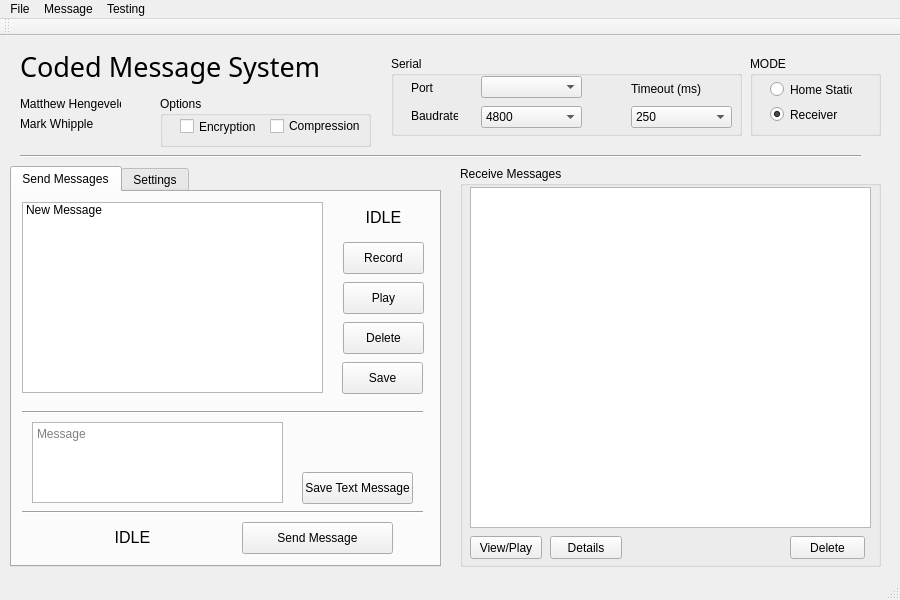
<?xml version="1.0" encoding="UTF-8"?>
<ui version="4.0">
 <class>MainWindow</class>
 <widget class="QMainWindow" name="MainWindow">
  <property name="geometry">
   <rect>
    <x>0</x>
    <y>0</y>
    <width>900</width>
    <height>600</height>
   </rect>
  </property>
  <property name="sizePolicy">
   <sizepolicy hsizetype="Fixed" vsizetype="Fixed">
    <horstretch>0</horstretch>
    <verstretch>0</verstretch>
   </sizepolicy>
  </property>
  <property name="windowTitle">
   <string>CMS</string>
  </property>
  <widget class="QWidget" name="centralWidget">
   <widget class="QGroupBox" name="recGroup">
    <property name="enabled">
     <bool>true</bool>
    </property>
    <property name="geometry">
     <rect>
      <x>460</x>
      <y>130</y>
      <width>421</width>
      <height>401</height>
     </rect>
    </property>
    <property name="title">
     <string>Receive Messages</string>
    </property>
    <widget class="QPushButton" name="bttnRecDel">
     <property name="geometry">
      <rect>
       <x>330</x>
       <y>370</y>
       <width>75</width>
       <height>23</height>
      </rect>
     </property>
     <property name="text">
      <string>Delete</string>
     </property>
    </widget>
    <widget class="QPushButton" name="bttnRecDetails">
     <property name="geometry">
      <rect>
       <x>90</x>
       <y>370</y>
       <width>72</width>
       <height>23</height>
      </rect>
     </property>
     <property name="text">
      <string>Details</string>
     </property>
    </widget>
    <widget class="QPushButton" name="bttnRecView">
     <property name="geometry">
      <rect>
       <x>10</x>
       <y>370</y>
       <width>72</width>
       <height>23</height>
      </rect>
     </property>
     <property name="text">
      <string>View/Play</string>
     </property>
    </widget>
    <widget class="QColumnView" name="recMsgList">
     <property name="geometry">
      <rect>
       <x>10</x>
       <y>21</y>
       <width>401</width>
       <height>341</height>
      </rect>
     </property>
    </widget>
   </widget>
   <widget class="Line" name="line_2">
    <property name="geometry">
     <rect>
      <x>20</x>
      <y>110</y>
      <width>841</width>
      <height>20</height>
     </rect>
    </property>
    <property name="orientation">
     <enum>Qt::Horizontal</enum>
    </property>
   </widget>
   <widget class="QLabel" name="label">
    <property name="geometry">
     <rect>
      <x>20</x>
      <y>10</y>
      <width>431</width>
      <height>41</height>
     </rect>
    </property>
    <property name="font">
     <font>
      <family>Arial Black</family>
      <pointsize>20</pointsize>
     </font>
    </property>
    <property name="text">
     <string>Coded Message System</string>
    </property>
    <property name="textFormat">
     <enum>Qt::RichText</enum>
    </property>
   </widget>
   <widget class="QLabel" name="label_2">
    <property name="geometry">
     <rect>
      <x>20</x>
      <y>60</y>
      <width>101</width>
      <height>16</height>
     </rect>
    </property>
    <property name="text">
     <string>Matthew Hengeveld</string>
    </property>
   </widget>
   <widget class="QLabel" name="label_3">
    <property name="geometry">
     <rect>
      <x>20</x>
      <y>80</y>
      <width>101</width>
      <height>16</height>
     </rect>
    </property>
    <property name="text">
     <string>Mark Whipple</string>
    </property>
   </widget>
   <widget class="QGroupBox" name="modeGroup">
    <property name="geometry">
     <rect>
      <x>750</x>
      <y>20</y>
      <width>131</width>
      <height>80</height>
     </rect>
    </property>
    <property name="title">
     <string>MODE</string>
    </property>
    <widget class="QRadioButton" name="radioHome">
     <property name="geometry">
      <rect>
       <x>20</x>
       <y>25</y>
       <width>82</width>
       <height>17</height>
      </rect>
     </property>
     <property name="text">
      <string>Home Station</string>
     </property>
    </widget>
    <widget class="QRadioButton" name="radioRec">
     <property name="geometry">
      <rect>
       <x>20</x>
       <y>50</y>
       <width>82</width>
       <height>17</height>
      </rect>
     </property>
     <property name="text">
      <string>Receiver</string>
     </property>
     <property name="checked">
      <bool>true</bool>
     </property>
    </widget>
   </widget>
   <widget class="QTabWidget" name="sendTabWidget">
    <property name="geometry">
     <rect>
      <x>10</x>
      <y>130</y>
      <width>431</width>
      <height>401</height>
     </rect>
    </property>
    <property name="currentIndex">
     <number>0</number>
    </property>
    <widget class="QWidget" name="sendTab">
     <attribute name="title">
      <string>Send Messages</string>
     </attribute>
     <widget class="QPushButton" name="bttnSaveText">
      <property name="geometry">
       <rect>
        <x>290</x>
        <y>280</y>
        <width>111</width>
        <height>32</height>
       </rect>
      </property>
      <property name="text">
       <string>Save Text Message</string>
      </property>
     </widget>
     <widget class="QTextEdit" name="textMsg">
      <property name="geometry">
       <rect>
        <x>20</x>
        <y>230</y>
        <width>251</width>
        <height>81</height>
       </rect>
      </property>
      <property name="frameShape">
       <enum>QFrame::StyledPanel</enum>
      </property>
      <property name="acceptRichText">
       <bool>false</bool>
      </property>
      <property name="placeholderText">
       <string>Message</string>
      </property>
     </widget>
     <widget class="QListWidget" name="sendRecList">
      <property name="geometry">
       <rect>
        <x>10</x>
        <y>10</y>
        <width>301</width>
        <height>191</height>
       </rect>
      </property>
      <item>
       <property name="text">
        <string>New Message</string>
       </property>
      </item>
     </widget>
     <widget class="QPushButton" name="bttnSendMsg">
      <property name="geometry">
       <rect>
        <x>230</x>
        <y>330</y>
        <width>151</width>
        <height>32</height>
       </rect>
      </property>
      <property name="text">
       <string>Send Message</string>
      </property>
     </widget>
     <widget class="QPushButton" name="bttnAudioDel">
      <property name="geometry">
       <rect>
        <x>331</x>
        <y>130</y>
        <width>81</width>
        <height>32</height>
       </rect>
      </property>
      <property name="text">
       <string>Delete</string>
      </property>
     </widget>
     <widget class="QPushButton" name="bttnAudioPlay">
      <property name="geometry">
       <rect>
        <x>331</x>
        <y>90</y>
        <width>81</width>
        <height>32</height>
       </rect>
      </property>
      <property name="text">
       <string>Play</string>
      </property>
     </widget>
     <widget class="QPushButton" name="bttnAudioRec">
      <property name="geometry">
       <rect>
        <x>331</x>
        <y>50</y>
        <width>81</width>
        <height>32</height>
       </rect>
      </property>
      <property name="text">
       <string>Record</string>
      </property>
     </widget>
     <widget class="QLabel" name="recSign">
      <property name="geometry">
       <rect>
        <x>321</x>
        <y>10</y>
        <width>101</width>
        <height>31</height>
       </rect>
      </property>
      <property name="font">
       <font>
        <pointsize>12</pointsize>
       </font>
      </property>
      <property name="text">
       <string>IDLE</string>
      </property>
      <property name="alignment">
       <set>Qt::AlignCenter</set>
      </property>
     </widget>
     <widget class="Line" name="line">
      <property name="geometry">
       <rect>
        <x>10</x>
        <y>310</y>
        <width>401</width>
        <height>20</height>
       </rect>
      </property>
      <property name="orientation">
       <enum>Qt::Horizontal</enum>
      </property>
     </widget>
     <widget class="Line" name="line_3">
      <property name="geometry">
       <rect>
        <x>10</x>
        <y>210</y>
        <width>401</width>
        <height>20</height>
       </rect>
      </property>
      <property name="orientation">
       <enum>Qt::Horizontal</enum>
      </property>
     </widget>
     <widget class="QLabel" name="sendSign">
      <property name="geometry">
       <rect>
        <x>40</x>
        <y>330</y>
        <width>161</width>
        <height>31</height>
       </rect>
      </property>
      <property name="font">
       <font>
        <pointsize>12</pointsize>
       </font>
      </property>
      <property name="text">
       <string>IDLE</string>
      </property>
      <property name="alignment">
       <set>Qt::AlignCenter</set>
      </property>
     </widget>
     <widget class="QPushButton" name="bttnSave">
      <property name="geometry">
       <rect>
        <x>330</x>
        <y>170</y>
        <width>81</width>
        <height>32</height>
       </rect>
      </property>
      <property name="text">
       <string>Save</string>
      </property>
     </widget>
    </widget>
    <widget class="QWidget" name="setTab">
     <attribute name="title">
      <string>Settings</string>
     </attribute>
     <widget class="QSlider" name="recLenSlider">
      <property name="geometry">
       <rect>
        <x>30</x>
        <y>70</y>
        <width>361</width>
        <height>31</height>
       </rect>
      </property>
      <property name="minimum">
       <number>1</number>
      </property>
      <property name="maximum">
       <number>10</number>
      </property>
      <property name="pageStep">
       <number>1</number>
      </property>
      <property name="orientation">
       <enum>Qt::Horizontal</enum>
      </property>
      <property name="tickPosition">
       <enum>QSlider::TicksBelow</enum>
      </property>
      <property name="tickInterval">
       <number>1</number>
      </property>
     </widget>
     <widget class="QComboBox" name="recBitrateBox">
      <property name="geometry">
       <rect>
        <x>170</x>
        <y>180</y>
        <width>221</width>
        <height>30</height>
       </rect>
      </property>
      <property name="font">
       <font>
        <pointsize>12</pointsize>
       </font>
      </property>
      <item>
       <property name="text">
        <string>8 bps</string>
       </property>
      </item>
      <item>
       <property name="text">
        <string>16 bps</string>
       </property>
      </item>
     </widget>
     <widget class="QComboBox" name="recSamRateBox">
      <property name="geometry">
       <rect>
        <x>170</x>
        <y>240</y>
        <width>221</width>
        <height>30</height>
       </rect>
      </property>
      <property name="font">
       <font>
        <pointsize>12</pointsize>
       </font>
      </property>
      <item>
       <property name="text">
        <string>8000 Hz</string>
       </property>
      </item>
      <item>
       <property name="text">
        <string>16000 Hz</string>
       </property>
      </item>
      <item>
       <property name="text">
        <string>32000 Hz</string>
       </property>
      </item>
     </widget>
     <widget class="QLabel" name="label_4">
      <property name="geometry">
       <rect>
        <x>30</x>
        <y>240</y>
        <width>111</width>
        <height>30</height>
       </rect>
      </property>
      <property name="font">
       <font>
        <pointsize>12</pointsize>
       </font>
      </property>
      <property name="text">
       <string>Sample Rate</string>
      </property>
     </widget>
     <widget class="QLabel" name="label_5">
      <property name="geometry">
       <rect>
        <x>30</x>
        <y>180</y>
        <width>71</width>
        <height>30</height>
       </rect>
      </property>
      <property name="font">
       <font>
        <pointsize>12</pointsize>
       </font>
      </property>
      <property name="text">
       <string>Bitrate</string>
      </property>
     </widget>
     <widget class="QLabel" name="label_6">
      <property name="geometry">
       <rect>
        <x>30</x>
        <y>30</y>
        <width>211</width>
        <height>28</height>
       </rect>
      </property>
      <property name="font">
       <font>
        <pointsize>12</pointsize>
       </font>
      </property>
      <property name="text">
       <string>Recording Length (seconds):</string>
      </property>
     </widget>
     <widget class="QLabel" name="label_7">
      <property name="geometry">
       <rect>
        <x>30</x>
        <y>110</y>
        <width>47</width>
        <height>21</height>
       </rect>
      </property>
      <property name="font">
       <font>
        <family>Arial</family>
        <pointsize>14</pointsize>
        <weight>75</weight>
        <bold>true</bold>
       </font>
      </property>
      <property name="text">
       <string>1</string>
      </property>
     </widget>
     <widget class="QLabel" name="label_8">
      <property name="geometry">
       <rect>
        <x>340</x>
        <y>110</y>
        <width>47</width>
        <height>21</height>
       </rect>
      </property>
      <property name="font">
       <font>
        <family>Arial</family>
        <pointsize>14</pointsize>
        <weight>75</weight>
        <bold>true</bold>
       </font>
      </property>
      <property name="text">
       <string>10</string>
      </property>
      <property name="alignment">
       <set>Qt::AlignRight|Qt::AlignTrailing|Qt::AlignVCenter</set>
      </property>
     </widget>
     <widget class="QLabel" name="recLenLabel">
      <property name="geometry">
       <rect>
        <x>250</x>
        <y>33</y>
        <width>47</width>
        <height>26</height>
       </rect>
      </property>
      <property name="font">
       <font>
        <family>Arial</family>
        <pointsize>14</pointsize>
        <weight>75</weight>
        <bold>true</bold>
       </font>
      </property>
      <property name="text">
       <string>1</string>
      </property>
     </widget>
    </widget>
   </widget>
   <widget class="QGroupBox" name="groupBox">
    <property name="geometry">
     <rect>
      <x>391</x>
      <y>20</y>
      <width>351</width>
      <height>80</height>
     </rect>
    </property>
    <property name="title">
     <string>Serial</string>
    </property>
    <widget class="QLabel" name="label_9">
     <property name="geometry">
      <rect>
       <x>20</x>
       <y>25</y>
       <width>47</width>
       <height>13</height>
      </rect>
     </property>
     <property name="text">
      <string>Port</string>
     </property>
    </widget>
    <widget class="QLabel" name="label_10">
     <property name="geometry">
      <rect>
       <x>20</x>
       <y>53</y>
       <width>47</width>
       <height>13</height>
      </rect>
     </property>
     <property name="text">
      <string>Baudrate</string>
     </property>
    </widget>
    <widget class="QComboBox" name="serialPortDropbox">
     <property name="geometry">
      <rect>
       <x>90</x>
       <y>20</y>
       <width>101</width>
       <height>22</height>
      </rect>
     </property>
    </widget>
    <widget class="QComboBox" name="baudrateDropbox">
     <property name="geometry">
      <rect>
       <x>90</x>
       <y>50</y>
       <width>101</width>
       <height>22</height>
      </rect>
     </property>
     <item>
      <property name="text">
       <string>4800</string>
      </property>
     </item>
     <item>
      <property name="text">
       <string>9600</string>
      </property>
     </item>
     <item>
      <property name="text">
       <string>19200</string>
      </property>
     </item>
     <item>
      <property name="text">
       <string>38400</string>
      </property>
     </item>
     <item>
      <property name="text">
       <string>57600</string>
      </property>
     </item>
     <item>
      <property name="text">
       <string>115200</string>
      </property>
     </item>
    </widget>
    <widget class="QComboBox" name="timeoutDropbox">
     <property name="geometry">
      <rect>
       <x>240</x>
       <y>50</y>
       <width>101</width>
       <height>22</height>
      </rect>
     </property>
     <item>
      <property name="text">
       <string>250</string>
      </property>
     </item>
     <item>
      <property name="text">
       <string>500</string>
      </property>
     </item>
     <item>
      <property name="text">
       <string>750</string>
      </property>
     </item>
     <item>
      <property name="text">
       <string>1000</string>
      </property>
     </item>
     <item>
      <property name="text">
       <string>1250</string>
      </property>
     </item>
     <item>
      <property name="text">
       <string>1500</string>
      </property>
     </item>
     <item>
      <property name="text">
       <string>1750</string>
      </property>
     </item>
     <item>
      <property name="text">
       <string>2000</string>
      </property>
     </item>
    </widget>
    <widget class="QLabel" name="label_11">
     <property name="geometry">
      <rect>
       <x>240</x>
       <y>25</y>
       <width>71</width>
       <height>16</height>
      </rect>
     </property>
     <property name="text">
      <string>Timeout (ms)</string>
     </property>
    </widget>
   </widget>
   <widget class="QGroupBox" name="groupBox_2">
    <property name="geometry">
     <rect>
      <x>160</x>
      <y>60</y>
      <width>211</width>
      <height>51</height>
     </rect>
    </property>
    <property name="title">
     <string>Options</string>
    </property>
    <widget class="QCheckBox" name="enEncrypt">
     <property name="geometry">
      <rect>
       <x>20</x>
       <y>20</y>
       <width>91</width>
       <height>21</height>
      </rect>
     </property>
     <property name="text">
      <string>Encryption</string>
     </property>
    </widget>
    <widget class="QCheckBox" name="enCompress">
     <property name="geometry">
      <rect>
       <x>110</x>
       <y>20</y>
       <width>91</width>
       <height>20</height>
      </rect>
     </property>
     <property name="text">
      <string>Compression</string>
     </property>
    </widget>
   </widget>
  </widget>
  <widget class="QMenuBar" name="menuBar">
   <property name="geometry">
    <rect>
     <x>0</x>
     <y>0</y>
     <width>900</width>
     <height>21</height>
    </rect>
   </property>
   <widget class="QMenu" name="menuCMS">
    <property name="title">
     <string>File</string>
    </property>
    <addaction name="actionHome_Station_Mode"/>
    <addaction name="actionReceiver_Mode"/>
    <addaction name="separator"/>
    <addaction name="actionExit"/>
   </widget>
   <widget class="QMenu" name="menuMessage">
    <property name="title">
     <string>Message</string>
    </property>
    <addaction name="actionSend_Audio_Message"/>
    <addaction name="separator"/>
    <addaction name="actionPlay_Audio"/>
    <addaction name="actionRecord_Audio"/>
    <addaction name="actionDelete_Audio"/>
    <addaction name="separator"/>
    <addaction name="actionSend_Text_Message"/>
    <addaction name="separator"/>
    <addaction name="actionView_Play_Message"/>
    <addaction name="actionMessage_Details"/>
    <addaction name="actionDelete_Message"/>
   </widget>
   <widget class="QMenu" name="menuTesting">
    <property name="title">
     <string>Testing</string>
    </property>
    <widget class="QMenu" name="menuTest_RS232">
     <property name="title">
      <string>Test RS232</string>
     </property>
     <addaction name="actionTest_1"/>
     <addaction name="actionTest_2"/>
    </widget>
    <addaction name="menuTest_RS232"/>
   </widget>
   <addaction name="menuCMS"/>
   <addaction name="menuMessage"/>
   <addaction name="menuTesting"/>
  </widget>
  <widget class="QToolBar" name="mainToolBar">
   <attribute name="toolBarArea">
    <enum>TopToolBarArea</enum>
   </attribute>
   <attribute name="toolBarBreak">
    <bool>false</bool>
   </attribute>
  </widget>
  <widget class="QStatusBar" name="statusBar"/>
  <action name="actionExit">
   <property name="text">
    <string>Exit</string>
   </property>
  </action>
  <action name="actionRecord_Audio">
   <property name="text">
    <string>Record Audio</string>
   </property>
  </action>
  <action name="actionPlay_Audio">
   <property name="text">
    <string>Play Audio</string>
   </property>
  </action>
  <action name="actionSend_Audio_Message">
   <property name="text">
    <string>Send Audio Message</string>
   </property>
  </action>
  <action name="actionSend_Text_Message">
   <property name="text">
    <string>Send Text Message</string>
   </property>
  </action>
  <action name="actionView_Play_Message">
   <property name="text">
    <string>View/Play Message</string>
   </property>
  </action>
  <action name="actionMessage_Details">
   <property name="text">
    <string>Message Details</string>
   </property>
  </action>
  <action name="actionDelete_Message">
   <property name="text">
    <string>Delete Message</string>
   </property>
  </action>
  <action name="actionHome_Station_Mode">
   <property name="text">
    <string>Home Station Mode</string>
   </property>
  </action>
  <action name="actionReceiver_Mode">
   <property name="text">
    <string>Receiver Mode</string>
   </property>
  </action>
  <action name="actionDelete_Audio">
   <property name="text">
    <string>Delete Audio</string>
   </property>
  </action>
  <action name="actionTest_1">
   <property name="text">
    <string>Test 1</string>
   </property>
  </action>
  <action name="actionTest_2">
   <property name="text">
    <string>Test 2</string>
   </property>
  </action>
 </widget>
 <layoutdefault spacing="6" margin="11"/>
 <resources/>
 <connections/>
</ui>
